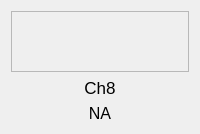
                 <widget class="QFrame" name="frame_ch8_2">
                  <layout class="QVBoxLayout" name="frame_ch8">
                   <item>
                    <widget class="QFrame" name="frame_ch8_color">
                     <property name="sizePolicy">
                      <sizepolicy hsizetype="Fixed" vsizetype="Fixed">
                       <horstretch>0</horstretch>
                       <verstretch>0</verstretch>
                      </sizepolicy>
                     </property>
                     <property name="minimumSize">
                      <size>
                       <width>61</width>
                       <height>61</height>
                      </size>
                     </property>
                     <property name="maximumSize">
                      <size>
                       <width>1000</width>
                       <height>61</height>
                      </size>
                     </property>
                     <property name="sizeIncrement">
                      <size>
                       <width>1</width>
                       <height>1</height>
                      </size>
                     </property>
                     <property name="accessibleName">
                      <string>color_frame</string>
                     </property>
                     <property name="styleSheet">
                      <string notr="true"/>
                     </property>
                     <property name="frameShape">
                      <enum>QFrame::StyledPanel</enum>
                     </property>
                     <property name="frameShadow">
                      <enum>QFrame::Raised</enum>
                     </property>
                    </widget>
                   </item>
                   <item>
                    <widget class="QLabel" name="label_ch8">
                     <property name="minimumSize">
                      <size>
                       <width>61</width>
                       <height>0</height>
                      </size>
                     </property>
                     <property name="maximumSize">
                      <size>
                       <width>16777215</width>
                       <height>30</height>
                      </size>
                     </property>
                     <property name="font">
                      <font>
                       <pointsize>13</pointsize>
                       <italic>false</italic>
                       <bold>false</bold>
                      </font>
                     </property>
                     <property name="text">
                      <string>Ch8</string>
                     </property>
                     <property name="alignment">
                      <set>Qt::AlignCenter</set>
                     </property>
                    </widget>
                   </item>
                   <item>
                    <widget class="QLabel" name="label_ch8_value">
                     <property name="minimumSize">
                      <size>
                       <width>61</width>
                       <height>0</height>
                      </size>
                     </property>
                     <property name="maximumSize">
                      <size>
                       <width>16777215</width>
                       <height>30</height>
                      </size>
                     </property>
                     <property name="font">
                      <font>
                       <pointsize>12</pointsize>
                       <italic>false</italic>
                       <bold>false</bold>
                      </font>
                     </property>
                     <property name="styleSheet">
                      <string notr="true">font:12pt</string>
                     </property>
                     <property name="text">
                      <string>NA</string>
                     </property>
                     <property name="alignment">
                      <set>Qt::AlignCenter</set>
                     </property>
                    </widget>
                   </item>
                  </layout>
                 </widget>
